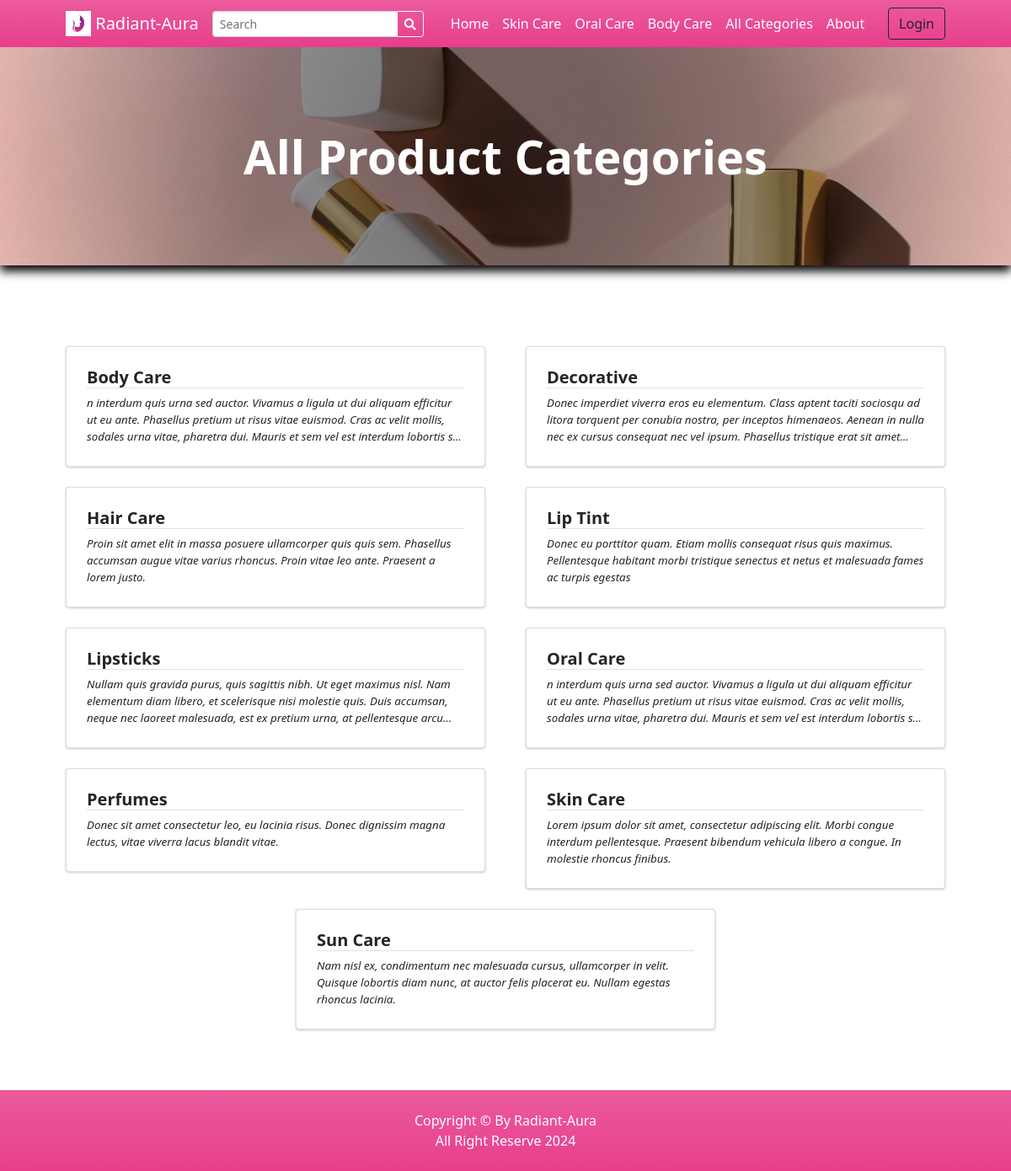
Page /?p=view_categories on the committed database.
### tables this page shows
CREATE TABLE `categories` (
  `id` int(30) NOT NULL,
  `category` varchar(250) NOT NULL,
  `description` text DEFAULT NULL,
  `status` tinyint(1) NOT NULL DEFAULT 1,
  `delete_flag` tinyint(1) NOT NULL DEFAULT 0,
  `date_created` datetime NOT NULL DEFAULT current_timestamp()
);

### classes/DBConnection.php (called while the page is built, shortened)
<?php
class DBConnection{
    private $host = DB_SERVER;
    private $username = DB_USERNAME;
    private $password = DB_PASSWORD;
    private $database = DB_NAME;
    public $conn;
    public function __construct(){
        if (!isset($this->conn)) {
            $this->conn = new mysqli($this->host, $this->username, $this->password, $this->database);
        }
    }
}
?>

### classes/SystemSettings.php (called while the page is built, shortened)
<?php
class SystemSettings extends DBConnection{
	function userdata($field = ''){
		if(!empty($field)){
			if(isset($_SESSION['userdata'][$field]))
				return $_SESSION['userdata'][$field];
			else
				return null;
		}else{
			return false;
		}
	}
	function info($field=''){
		if(!empty($field)){
			if(isset($_SESSION['system_info'][$field]))
				return $_SESSION['system_info'][$field];
			else
				return false;
		}else{
			return false;
		}
	}
}
$_settings = new SystemSettings();
?>

### config.php (called while the page is built, shortened)
<?php
require_once('classes/DBConnection.php');
require_once('classes/SystemSettings.php');
function validate_image($file){
	if(!empty($file)){
        $ex = explode("?",$file);
        $file = $ex[0];
        $ts = isset($ex[1]) ? "?".$ex[1] : '';
		if(is_file(base_app.$file)){
			return base_url.$file.$ts;
		}else{
			return base_url.'dist/img/no-image-available.png';
		}
	}else{
		return base_url.'dist/img/no-image-available.png';
	}
}
?>

### view_categories.php (the view, shortened to what this page needs)
<?php
$title = "All Product Categories";
?>
<header class="bg-dark py-5" id="main-header">
    <div class="container px-4 px-lg-5 my-5">
        <div class="text-center text-white">
            <h1 class="display-4 fw-bolder"><?php echo $title ?></h1>
        </div>
    </div>
</header>
<section class="py-5">
    <div class="container px-4 px-lg-5 mt-5">
        <div class="row gx-2 gx-lg-5 row-cols-1 row-cols-md-2 row-cols-xl-2 justify-content-center">
            <?php
                $categories = $conn->query("SELECT * FROM `categories` where status = 1 order by category asc ");
                while($row = $categories->fetch_assoc()):
                    foreach($row as $k=> $v){
                        $row[$k] = trim(stripslashes($v));
                    }
                    $row['description'] = strip_tags(stripslashes(html_entity_decode($row['description'])));
            ?>
            <div class="col mb-6 mb-2">
                <a href="./?p=products&c=<?php echo md5($row['id']) ?>" class="card category-item text-decoration-none text-reset">
                    <div class="card-body p-4">
                        <div class="">
                            <h5 class="fw-bolder border-bottom border-pink"><?php echo $row['category'] ?></h5>
                        </div>
                        <p class="m-0 truncate"><?php echo $row['description'] ?></p>
                    </div>
                </a>
            </div>
            <?php endwhile; ?>
        </div>
    </div>
</section>

### inc/topBarNav.php (shortened to what this page needs)
<nav class="navbar navbar-expand-lg navbar-dark bg-gradient-pink">
            <div class="container px-4 px-lg-5 ">
                <a class="navbar-brand" href="./">
                <img src="<?php echo validate_image($_settings->info('logo')) ?>" width="30" height="30" class="d-inline-block align-top" alt="" loading="lazy">
                <?php echo $_settings->info('short_name') ?>
                </a>
                <form class="form-inline" id="search-form">
                  <div class="input-group">
                    <input class="form-control form-control-sm form " type="search" placeholder="Search" aria-label="Search" name="search"  value="<?php echo isset($_GET['search']) ? $_GET['search'] : "" ?>"  aria-describedby="button-addon2">
                    <div class="input-group-append">
                      <button class="btn btn-outline-light btn-sm m-0" type="submit" id="button-addon2"><i class="fa fa-search"></i></button>
                    </div>
                  </div>
                </form>
                <div class="collapse navbar-collapse" id="navbarSupportedContent">
                    <ul class="navbar-nav me-auto mb-2 mb-lg-0 ms-lg-4">
                        <li class="nav-item"><a class="nav-link text-white" aria-current="page" href="./">Home</a></li>
                        <?php
                        $cat_qry = $conn->query("SELECT * FROM categories where status = 1  limit 3");
                        $count_cats =$conn->query("SELECT * FROM categories where status = 1 ")->num_rows;
                        while($crow = $cat_qry->fetch_assoc()):
                        ?>
                        <li class="nav-item"><a class="nav-link text-white" aria-current="page" href="./?p=products&c=<?php echo md5($crow['id']) ?>"><?php echo $crow['category'] ?></a></li>
                        <?php endwhile; ?>
                        <?php if($count_cats > 3): ?>
                        <li class="nav-item"><a class="nav-link text-white" href="./?p=view_categories">All Categories</a></li>
                        <?php endif; ?>
                        <li class="nav-item"><a class="nav-link text-white" href="./?p=about">About</a></li>
                    </ul>
                    <div class="d-flex align-items-center">
                      <?php if($_settings->userdata('id') > 0 && $_settings->userdata('login_type') == 2): ?>
                        <a class="text-dark mr-2 nav-link text-white" href="./?p=cart">
                            <i class="bi-cart-fill me-1"></i>
                            Cart
                            <span class="badge bg-dark text-white ms-1 rounded-pill" id="cart-count">
                              <?php
                                $count = $conn->query("SELECT SUM(quantity) as items from `cart` where client_id =".$_settings->userdata('id'))->fetch_assoc()['items'];
                                echo ($count > 0 ? $count : 0);
                              ?>
                            </span>
                        </a>
                            <a href="./?p=my_account" class="text-dark  nav-link text-white"><b> Hi, <?php echo $_settings->userdata('firstname')?>!</b></a>
                            <a href="logout.php" class="text-dark  nav-link text-white"><i class="fa fa-sign-out-alt"></i></a>
                        <?php else: ?>
                        <button class="btn btn-outline-dark ml-2" id="login-btn" type="button">Login</button>
                        <?php endif; ?>
                    </div>
                </div>
            </div>
        </nav>

### rows in the picture
categories: category "Skin Care", description "Lorem ipsum dolor sit amet, consectetur adipiscing elit. Morbi congue interdum pellentesque. Praesent bibendum vehicula libero a congue. In molestie rhoncus finibus."
categories: category "Oral Care", description "n interdum quis urna sed auctor. Vivamus a ligula ut dui aliquam efficitur ut eu ante. Phasellus pretium ut risus vitae euismod. Cras ac velit mollis, sodales urna vitae, pharetra dui. Mauris et sem vel est interdum lobortis…"
categories: category "Body Care", description "n interdum quis urna sed auctor. Vivamus a ligula ut dui aliquam efficitur ut eu ante. Phasellus pretium ut risus vitae euismod. Cras ac velit mollis, sodales urna vitae, pharetra dui. Mauris et sem vel est interdum lobortis…"
categories: category "Decorative", description "Donec imperdiet viverra eros eu elementum. Class aptent taciti sociosqu ad litora torquent per conubia nostra, per inceptos himenaeos. Aenean in nulla nec ex cursus consequat nec vel ipsum. Phasellus tristique erat sit…"
categories: category "Hair Care", description "Proin sit amet elit in massa posuere ullamcorper quis quis sem. Phasellus accumsan augue vitae varius rhoncus. Proin vitae leo ante. Praesent a lorem justo."
categories: category "Lip Tint", description "Donec eu porttitor quam. Etiam mollis consequat risus quis maximus. Pellentesque habitant morbi tristique senectus et netus et malesuada fames ac turpis egestas"
categories: category "Lipsticks", description "Nullam quis gravida purus, quis sagittis nibh. Ut eget maximus nisl. Nam elementum diam libero, et scelerisque nisi molestie quis. Duis accumsan, neque nec laoreet malesuada, est ex pretium urna, at pellentesque…"
categories: category "Perfumes", description "Donec sit amet consectetur leo, eu lacinia risus. Donec dignissim magna lectus, vitae viverra lacus blandit vitae."
categories: category "Sun Care", description "Nam nisl ex, condimentum nec malesuada cursus, ullamcorper in velit. Quisque lobortis diam nunc, at auctor felis placerat eu. Nullam egestas rhoncus lacinia."

### other values in the picture
$_settings->info('short_name') "Radiant-Aura"
$title "All Product Categories"
